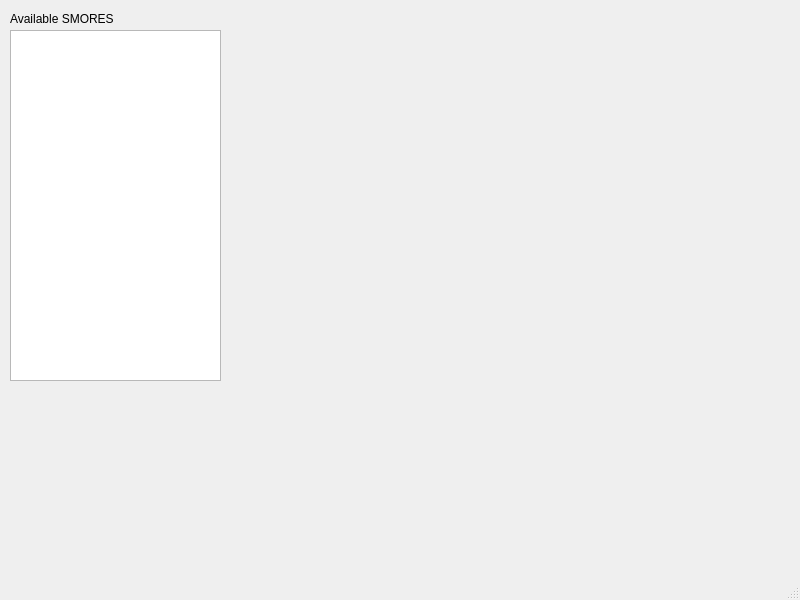
<?xml version="1.0" encoding="UTF-8"?>
<ui version="4.0">
 <class>SmoresControllerWindow</class>
 <widget class="QMainWindow" name="SmoresControllerWindow">
  <property name="geometry">
   <rect>
    <x>0</x>
    <y>0</y>
    <width>800</width>
    <height>600</height>
   </rect>
  </property>
  <property name="windowTitle">
   <string>MainWindow</string>
  </property>
  <widget class="QWidget" name="centralwidget">
   <widget class="QListView" name="listView_smoresName">
    <property name="geometry">
     <rect>
      <x>10</x>
      <y>30</y>
      <width>211</width>
      <height>351</height>
     </rect>
    </property>
    <property name="midLineWidth">
     <number>0</number>
    </property>
   </widget>
   <widget class="QLabel" name="label">
    <property name="geometry">
     <rect>
      <x>10</x>
      <y>10</y>
      <width>131</width>
      <height>17</height>
     </rect>
    </property>
    <property name="text">
     <string>Available SMORES</string>
    </property>
   </widget>
  </widget>
  <widget class="QMenuBar" name="menubar">
   <property name="geometry">
    <rect>
     <x>0</x>
     <y>0</y>
     <width>800</width>
     <height>25</height>
    </rect>
   </property>
  </widget>
  <widget class="QStatusBar" name="statusbar"/>
 </widget>
 <resources/>
 <connections/>
</ui>
